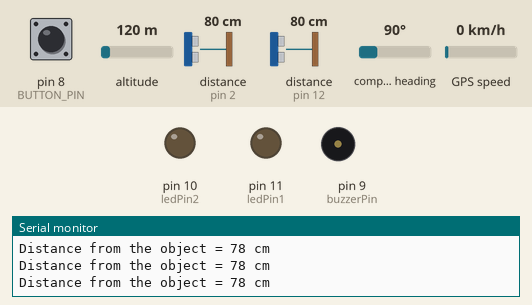
Simulated run of this sketch. Board: Arduino Uno, built with avr-gcc and run on an emulated ATmega328P. Shown: output pins drawn as LEDs (lit = HIGH), buzzer (waves = sounding), the last lines printed to the serial monitor. Wiring (inferred from the names in the program): 2 × ultrasonic range finder: trigger pin 3, echo pin 2 / trigger pin 13, echo pin 12. Dashed ring = blinking. The inputs (shaded band) are chosen by the test bench; at power-on: pin 8 (BUTTON_PIN) LOW, distance to the obstacle (sensors on pin 2, pin 12) 80 cm, altitude 120 m, compass heading 90°, GPS speed 0 km/h. The echo pulse lasts 58.3 µs per cm; the GPS gets a fix after 3 s at 37.7749, -122.4194 with 8 satellites; the modem accepts every AT command (registered, SIM ready, sends succeed) and sends nothing else; pins used as bus, display or sensor lines are not drawn.

Above: at 2.2 s.
2.3 s: pin 8 (BUTTON_PIN) pulled HIGH for 0.15 s
At 4.8 s:
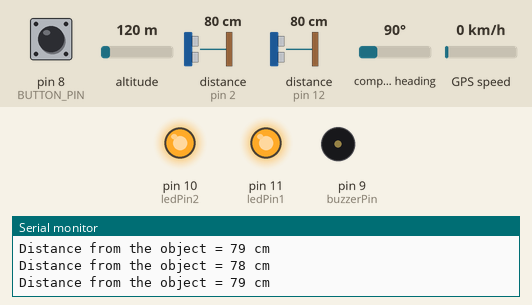
5.4 s: distance to the obstacle (sensor on pin 2) set to 49 cm
8.4 s: distance to the obstacle (sensor on pin 2) set to 41 cm
At 9.8 s:
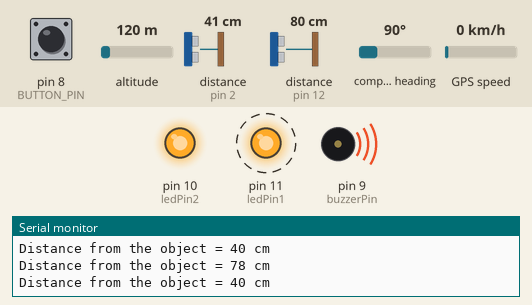
11.4 s: distance to the obstacle (sensor on pin 12) set to 2 cm
At 13.3 s:
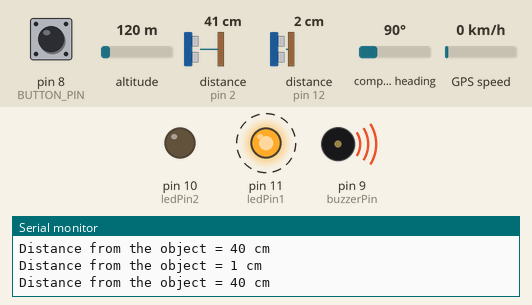
14.4 s: pin 8 (BUTTON_PIN) pulled HIGH for 1 s
17.4 s: distance to the obstacle (sensor on pin 12) set to 120 cm
At 18.8 s:
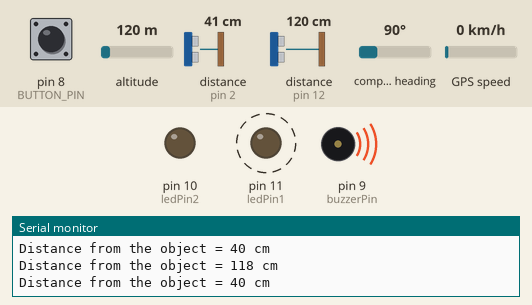
Timing chart, 0 to 21.4 s (numbered marks = the images above; inputs shaded):
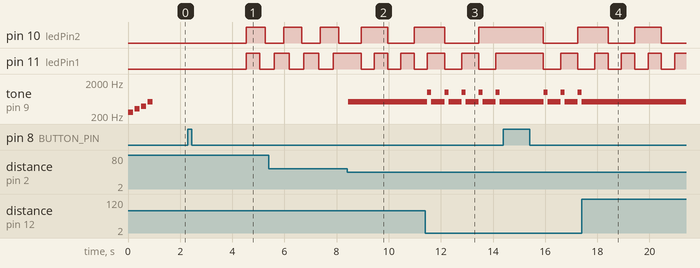

The sketch:

final_v9.ino
```cpp
#include <TinyGPS++.h>
#include <SoftwareSerial.h>

TinyGPSPlus gps;

SoftwareSerial neo6m(4, 5); //Tx, Rx for neo6m
SoftwareSerial sim800l(7, 6); // Tx, Rx for SIM800L module

#define BUTTON_PIN 8 // Pin where the button is connected
unsigned long previousMillis1 = 0;
unsigned long previousMillis2 = 0;
unsigned long lastBlinkTime = 0;
const long interval1 = 500; // Interval for LED1 blink (in milliseconds)
const long interval2 = 700; // Interval for LED2 blink (in milliseconds)
const int ledPin2 = 10; // pin for Led 1
const int ledPin1 = 11;// pin for Led 2
const int buzzerPin = 9; // Pin for buzzer
const int trigPin1 = 13; // Ultrasonic Sensors Trig and Echo pins
const int echoPin1 = 12; //**
const int trigPin2 = 3;//**
const int echoPin2 = 2;//**
boolean buttonPressed = false; //Button State initially not pressed
int emergency_state=1; // Initializing Emergency State as 1
int ledState1 = LOW; // Initial state for LED1
int ledState2 = LOW; // Initial state for LED2

boolean checkResponse(String expectedResponse, unsigned long timeout = 1000) {
  boolean responseFlag = false; // flag for response
  String serverResponse = ""; // string variable to store response
  unsigned long startTime;
  for (startTime = millis(); (millis() - startTime) < timeout;) { // millis function used to capture current time and take difference to get final time
    while (sim800l.available()) { //check's if sim800l is available or not
      serverResponse = sim800l.readString(); // stores the response from the server
      if (serverResponse.indexOf(expectedResponse) > 0) { // condition sets the flag to true if positive response
        responseFlag = true;
        goto OUTSIDE;
      }
    }
  }
  OUTSIDE:
  if (serverResponse != "") { Serial.println(serverResponse); } // if the response is something else it will print that prompt and keep response flag as flase
  return responseFlag;
}
boolean sendCommand(String cmd, String expectedResponse, int responseTimeout, int attempts) {
  Retry:

  for (int i = 1; i <= attempts; i++) { // for loop to send command
    sim800l.println(cmd);
    if (checkResponse(expectedResponse, responseTimeout) == true) { // if the condition is true the condition breaks and function is completed else it will print .... until attempts are completed
      break;
    }
    else {
      Serial.print(".");
    }
  }

}

void sendSMS(String number, String msg) {
  Serial.println("Calling Sim800l");
  sendCommand("AT+CMGS=\"" + String(number) + "\"", ">", 1000, 5); // this will try sending the message for 5 times
  sim800l.print(msg);
  sim800l.write(26); // ASCII code for Ctrl+Z to send the message
  buttonPressed = true; // mark the button as pressed to avoid sending multiple SMS
  Serial.println("Button Pressed");
}

// Buzzer function for the right sensor
void buzzerRight(int distance) {

  if (distance < 30) {
    tone(buzzerPin, 1000); // Play a tone
    delay(150); // delay required for beeps
  } else if (distance < 45) {
    tone(buzzerPin, 500); // Play a different tone
    delay(150);// delay required for beeps
  } else {
    noTone(buzzerPin); // Turn off the buzzer if the distance is more the defined ranges
  }
}

// Buzzer function for the left sensor
void buzzerLeft(int distance) {
  if (distance < 30) {
    tone(buzzerPin, 1100); // Play a tone
    delay(500);
  } else if (distance < 45) {
    tone(buzzerPin, 528); // Play a different tone
    delay(500);
  } else {
    noTone(buzzerPin); // Turn off the buzzer if the distance is more the defined ranges
  }
}

void startupBuzzer(){
    // Unique sound sequence with the buzzer
  int notes[] = {262, 330, 392, 523}; // Frequencies for the notes in the array
  int duration = 200; // Duration of each note

  for (int i = 0; i < 4; i++) { // for loop to play each note in the array
    tone(buzzerPin, notes[i], duration); // play the note
    delay(duration); // pause between notes
    noTone(buzzerPin); // turn off the buzzer
    delay(50); // delay for pause
  }
}

void ultrasonic(int trigPin, int echoPin, int buzzerPin) {
  digitalWrite(trigPin, LOW);
  delayMicroseconds(2);
  digitalWrite(trigPin, HIGH);
  delayMicroseconds(10);
  digitalWrite(trigPin, LOW);
  long duration = pulseIn(echoPin, HIGH); // Reads the echoPin, returns the sound wave travel time in microseconds
  int distance = duration * 0.034 / 2; // Calculating distance using formula in the datasheet
  Serial.print("Distance from the object = ");
  Serial.print(distance);
  Serial.println(" cm");

  if (trigPin == trigPin1 && echoPin == echoPin1) {
    // If the right side sensor, produce a sound relative to the distance
    buzzerRight(distance);
  } else if (trigPin == trigPin2 && echoPin == echoPin2) {
    // If the left side sensor, produce a different sound pattern based on the distance
    buzzerLeft(distance);
  }
}


void gps_location(){
  neo6m.begin(9600);
  neo6m.listen();

  unsigned long startMillis = millis();
  while (millis() - startMillis < 1000) { // Wait for 1 second
    while (neo6m.available()) { // checks if the neo6m is available or not
      gps.encode(neo6m.read()); // reads data from neo6m if available
      if (gps.location.isUpdated()) { // if location is new following happnes
        Serial.print("Latitude= ");
        Serial.print(gps.location.lat(), 6); // translate the received data into lattitude
        Serial.print(" Longitude= ");
        Serial.println(gps.location.lng(), 6); // translate the received data into longitude
        return; // exit the function once location is updated
        neo6m.end(); // end communication with the Module
      }
    }
  }
  Serial.println("No GPS data received within 1 second");
}


void blinkLED(){

  unsigned long currentMillis = millis(); // Get the current time

  // Blink LED1
  if (currentMillis - previousMillis1 >= interval1) {
    previousMillis1 = currentMillis; // Save the last time LED1 was blinked
    if (ledState1 == LOW) {
      digitalWrite(ledPin1, HIGH); // Turn LED1 on
      ledState1 = HIGH; // Update LED1 state
    } else {
      digitalWrite(ledPin1, LOW); // Turn LED1 off
      ledState1 = LOW; // Update LED1 state
    }
  }

  // Blink LED2
  if (currentMillis - previousMillis2 >= interval2) {
    previousMillis2 = currentMillis; // Save the last time LED2 was blinked
    if (ledState2 == LOW) {
      digitalWrite(ledPin2, HIGH); // Turn LED2 on
      ledState2 = HIGH; // Update LED2 state
    } else {
      digitalWrite(ledPin2, LOW); // Turn LED2 off
      ledState2 = LOW; // Update LED2 state
    }
  }
}


void setup(){
  Serial.begin(9600); // Initialise the communication with Arduino
  // Declare the modes for all different Pins
  pinMode(ledPin1, OUTPUT);
  pinMode(ledPin2, OUTPUT);
  pinMode(trigPin1, OUTPUT);
  pinMode(echoPin1, INPUT);
  pinMode(trigPin2, OUTPUT);
  pinMode(echoPin2, INPUT);
  startupBuzzer(); // call this function to for sound indicating the system is up and running
}

void loop() {
  // Check for obstacles while checking emergency state
  ultrasonic(trigPin1, echoPin1, buzzerPin); // Calculates distance from the 1st Sensor
  ultrasonic(trigPin2, echoPin2, buzzerPin); // Calculates distance from the 2nd Sensor

  // Check button press for sending emergency message
  if (digitalRead(BUTTON_PIN) == HIGH && !buttonPressed) {
    emergency_state = 0; // in emergency state, state is changed from 1 to 0
    gps_location(); // Call GPS function for location
    sim800l.begin(9600); // Start comm with SIM800L
    sim800l.listen(); // Call the SIM800L module
    String message = "HELP ME!!! https://www.google.com/maps?q=" + String(gps.location.lat(), 6) + "," + String(gps.location.lng(), 6);
    Serial.println(message);
    sendSMS("447888196873", message); // Send SMS to this number
    lastBlinkTime = millis(); // Capture the time for counting later for LEDs
    buttonPressed = true; // Mark the button as pressed
  }

    // Check emergency state
  if (emergency_state != 1) {
    sim800l.end();
    buttonPressed = false;
    if (millis() - lastBlinkTime < 300000) {  // Check if 5 minutes have passed since the LEDs started blinking
      blinkLED(); // Blink LED function to blink LEDs
    } else {
      digitalWrite(ledPin1, LOW); // Turn off LEDs
      digitalWrite(ledPin2, LOW);
      emergency_state = 1; // Back to normal state
    }

  }

}
```

Measured:
- the behaviour switches between 46 and 45 cm on distance to the obstacle (sensor on pin 2) (found by bisection; images 1 and 2)
- after the input at 2.3 s, pin 10 (ledPin2): LOW → HIGH after 2.2 s, → LOW 0.73 s later; pin 11 (ledPin1): LOW → HIGH after 2.2 s, → LOW 0.51 s later
- after the input at 8.4 s, tone on pin 9 (buzzerPin): silent → 528 Hz at once
- after the input at 11.4 s, pin 11 (ledPin1): alternates HIGH for 0.65 s and LOW for 0.65 s, starting after 0.74 s; tone on pin 9 (buzzerPin): alternates 1000 Hz for 0.15 s and 528 Hz for 0.50 s, starting after 0.08 s
- after the input at 17.4 s, tone on pin 9 (buzzerPin): stops changing and stays 528 Hz
